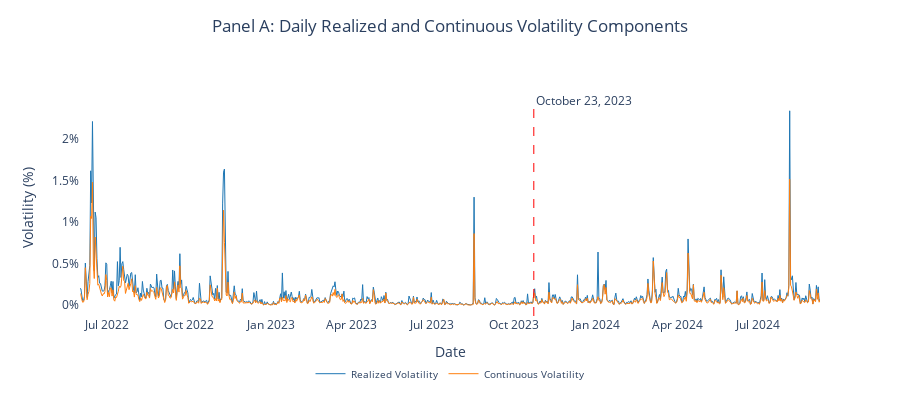
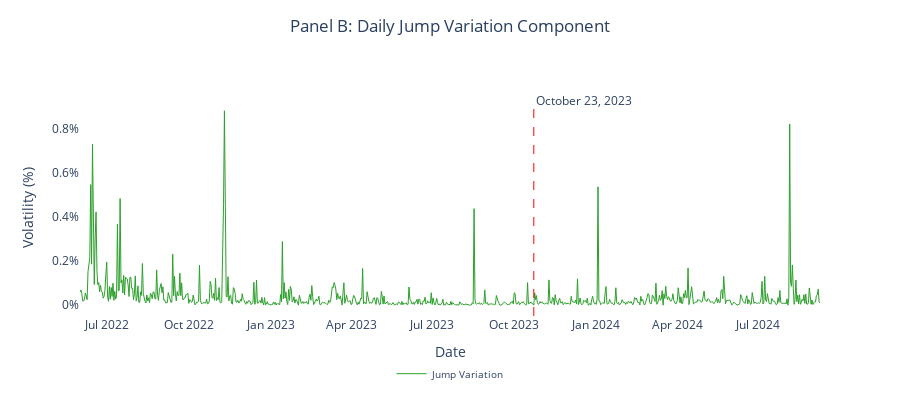

The cell these charts' notebook holds for them, in order:
### Code cell
import pandas as pd
import numpy as np
import plotly.graph_objects as go
from plotly.subplots import make_subplots
from scipy import stats

def load_and_process_data(file_path, start_date='2022-01-01'):
    """
    Load and process the volatility measures data with period split
    Args:
        file_path: Path to the CSV file
        start_date: Start date for analysis in 'YYYY-MM-DD' format
    """
    df = pd.read_csv(file_path)
    df['Date'] = pd.to_datetime(df['Date'])
    
    # Filter data from start_date
    df = df[df['Date'] >= pd.Timestamp(start_date)].reset_index(drop=True)
    
    # Convert to percentage
    df[['RV', 'CV', 'JV']] = df[['RV', 'CV', 'JV']] * 100
    
    # Add period indicator
    breakpoint_date = pd.Timestamp('2023-10-23')
    df['Period'] = np.where(df['Date'] <= breakpoint_date, 'Pre-Break', 'Post-Break')
    
    return df, breakpoint_date

def get_sample_info(data, breakpoint_date):
    """
    Get sample period information for both periods
    """
    periods = {}
    for period in ['Pre-Break', 'Post-Break']:
        period_data = data[data['Period'] == period]
        periods[period] = {
            'Start Date': period_data['Date'].min().strftime('%Y-%m-%d'),
            'End Date': period_data['Date'].max().strftime('%Y-%m-%d'),
            'Total Days': len(period_data),
            'Trading Days': len(period_data[period_data['RV'] > 0])
        }
    return periods

def calculate_summary_stats(data, period=None):
    """
    Calculate summary statistics, optionally for a specific period
    """
    if period:
        data = data[data['Period'] == period]
    
    measures = ['RV', 'CV', 'JV']
    stats_dict = {}
    
    for measure in measures:
        series = data[measure].dropna()
        
        stats_dict[measure] = {
            'Mean (daily %)': series.mean(),
            'Median (daily %)': series.median(),
            'Std Dev (daily %)': series.std(),
            'Min (daily %)': series.min(),
            'Max (daily %)': series.max(),
            'Skewness': stats.skew(series),
            'Kurtosis': stats.kurtosis(series),
            'Q1 (daily %)': series.quantile(0.25),
            'Q3 (daily %)': series.quantile(0.75)
        }
    
    summary_df = pd.DataFrame(stats_dict)
    return summary_df, data[measures].corr()

def create_visualization(data, breakpoint_date):
    """
    Create publication-ready plotly visualizations with break point line
    """
    fig1 = go.Figure()
    fig2 = go.Figure()

    # Add traces to first figure (RV and CV)
    fig1.add_trace(
        go.Scatter(x=data['Date'], y=data['RV'],
                  name='Realized Volatility',
                  line=dict(color='#1f77b4', width=1))
    )

    fig1.add_trace(
        go.Scatter(x=data['Date'], y=data['CV'],
                  name='Continuous Volatility',
                  line=dict(color='#ff7f0e', width=1))
    )

    # Add vertical line as a shape for first figure
    fig1.add_shape(
        type="line",
        x0=breakpoint_date,
        x1=breakpoint_date,
        y0=0,
        y1=1,
        yref="paper",
        line=dict(color="red", width=1, dash="dash")
    )

    # Add annotation for break point in first figure
    fig1.add_annotation(
        x=breakpoint_date,
        y=1,
        yref="paper",
        text="October 23, 2023",
        showarrow=False,
        xanchor="left",
        textangle=0,
        yshift=10
    )

    # Add trace to second figure (JV)
    fig2.add_trace(
        go.Scatter(x=data['Date'], y=data['JV'],
                  name='Jump Variation',
                  line=dict(color='#2ca02c', width=1))
    )

    # Add vertical line as a shape for second figure
    fig2.add_shape(
        type="line",
        x0=breakpoint_date,
        x1=breakpoint_date,
        y0=0,
        y1=1,
        yref="paper",
        line=dict(color="red", width=1, dash="dash")
    )

    # Add annotation for break point in second figure
    fig2.add_annotation(
        x=breakpoint_date,
        y=1,
        yref="paper",
        text="October 23, 2023",
        showarrow=False,
        xanchor="left",
        textangle=0,
        yshift=10
    )

    # Update layout for both figures
    layout_template = dict(
        template='plotly_white',
        showlegend=True,
        height=400,
        legend=dict(
            orientation="h",
            yanchor="top",
            y=-0.2,
            xanchor="center",
            x=0.5,
            font=dict(size=10)
        ),
        paper_bgcolor='white',
        plot_bgcolor='white',
        margin=dict(b=80)
    )

    fig1.update_layout(
        **layout_template,
        title=dict(
            text="Panel A: Daily Realized and Continuous Volatility Components",
            x=0.5,
            y=0.95
        )
    )

    fig2.update_layout(
        **layout_template,
        title=dict(
            text="Panel B: Daily Jump Variation Component",
            x=0.5,
            y=0.95
        )
    )

    # Update axes for both figures
    for fig in [fig1, fig2]:
        fig.update_xaxes(showgrid=False, zeroline=False, title_text="Date")
        fig.update_yaxes(showgrid=False, zeroline=False, 
                        ticksuffix='%', title_text="Volatility (%)")

    return fig1, fig2

def main():
    # Define your start date here
    START_DATE = '2022-06-01'  # Modify this to your desired start date
    
    # Load data with period split and custom start date
    data, breakpoint_date = load_and_process_data('ETH_volatility_measures_185.csv', 
                                                 start_date=START_DATE)
    
    # Get sample information for both periods
    sample_info = get_sample_info(data, breakpoint_date)
    
    # Calculate summary statistics for both periods
    pre_stats, pre_corr = calculate_summary_stats(data, 'Pre-Break')
    post_stats, post_corr = calculate_summary_stats(data, 'Post-Break')
    
    # Print sample information
    print("\nSample Information:")
    print("==================")
    print(f"Analysis Start Date: {START_DATE}")
    for period, info in sample_info.items():
        print(f"\n{period} Period:")
        for key, value in info.items():
            print(f"{key}: {value}")
    
    # Print summary statistics
    pd.set_option('display.float_format', lambda x: '{:.4f}'.format(x))
    
    print("\nPre-Break Summary Statistics (Daily Measures):")
    print("============================================")
    print(pre_stats)
    print("\nPre-Break Correlation Matrix:")
    print(pre_corr.round(4))
    
    print("\nPost-Break Summary Statistics (Daily Measures):")
    print("=============================================")
    print(post_stats)
    print("\nPost-Break Correlation Matrix:")
    print(post_corr.round(4))
    
    # Calculate and print additional metrics for both periods
    for period in ['Pre-Break', 'Post-Break']:
        period_data = data[data['Period'] == period]
        jump_days = (period_data['JV'] > 0).mean() * 100
        avg_jump_size = period_data.loc[period_data['JV'] > 0, 'JV'].mean()
        
        print(f"\nAdditional Metrics - {period}:")
        print("=" * (20 + len(period)))
        print(f"Percentage of days with jumps: {jump_days:.2f}%")
        print(f"Average jump size when present (daily %): {avg_jump_size:.4f}%")
    
    # Create and display visualizations
    fig1, fig2 = create_visualization(data, breakpoint_date)
    fig1.show()
    fig2.show()

if __name__ == "__main__":
    main()

### Figure 1 — Plotly figure (JSON) as saved in the notebook; plotly's stock layout.template omitted (floating-point values rounded to 4 significant figures; data arrays with more than 128 entries replaced by an {"elided": "..."} marker saying what was removed)
{"data": [{"line": {"color": "#1f77b4", "width": 1}, "name": "Realized Volatility", "type": "scatter", "x": {"elided": "818 str values"}, "y": {"elided": "818 float values"}}, {"line": {"color": "#ff7f0e", "width": 1}, "name": "Continuous Volatility", "type": "scatter", "x": {"elided": "818 str values"}, "y": {"elided": "818 float values"}}], "layout": {"annotations": [{"showarrow": false, "text": "October 23, 2023", "textangle": 0, "x": "2023-10-23T00:00:00", "xanchor": "left", "y": 1, "yref": "paper", "yshift": 10}], "height": 400, "legend": {"font": {"size": 10}, "orientation": "h", "x": 0.5, "xanchor": "center", "y": -0.2, "yanchor": "top"}, "margin": {"b": 80}, "paper_bgcolor": "white", "plot_bgcolor": "white", "shapes": [{"line": {"color": "red", "dash": "dash", "width": 1}, "type": "line", "x0": "2023-10-23T00:00:00", "x1": "2023-10-23T00:00:00", "y0": 0, "y1": 1, "yref": "paper"}], "showlegend": true, "title": {"text": "Panel A: Daily Realized and Continuous Volatility Components", "x": 0.5, "y": 0.95}, "xaxis": {"showgrid": false, "title": {"text": "Date"}, "zeroline": false}, "yaxis": {"showgrid": false, "ticksuffix": "%", "title": {"text": "Volatility (%)"}, "zeroline": false}}}

### Figure 2 — Plotly figure (JSON) as saved in the notebook; plotly's stock layout.template omitted (floating-point values rounded to 4 significant figures; data arrays with more than 128 entries replaced by an {"elided": "..."} marker saying what was removed)
{"data": [{"line": {"color": "#2ca02c", "width": 1}, "name": "Jump Variation", "type": "scatter", "x": {"elided": "818 str values"}, "y": {"elided": "818 float values"}}], "layout": {"annotations": [{"showarrow": false, "text": "October 23, 2023", "textangle": 0, "x": "2023-10-23T00:00:00", "xanchor": "left", "y": 1, "yref": "paper", "yshift": 10}], "height": 400, "legend": {"font": {"size": 10}, "orientation": "h", "x": 0.5, "xanchor": "center", "y": -0.2, "yanchor": "top"}, "margin": {"b": 80}, "paper_bgcolor": "white", "plot_bgcolor": "white", "shapes": [{"line": {"color": "red", "dash": "dash", "width": 1}, "type": "line", "x0": "2023-10-23T00:00:00", "x1": "2023-10-23T00:00:00", "y0": 0, "y1": 1, "yref": "paper"}], "showlegend": true, "title": {"text": "Panel B: Daily Jump Variation Component", "x": 0.5, "y": 0.95}, "xaxis": {"showgrid": false, "title": {"text": "Date"}, "zeroline": false}, "yaxis": {"showgrid": false, "ticksuffix": "%", "title": {"text": "Volatility (%)"}, "zeroline": false}}}
